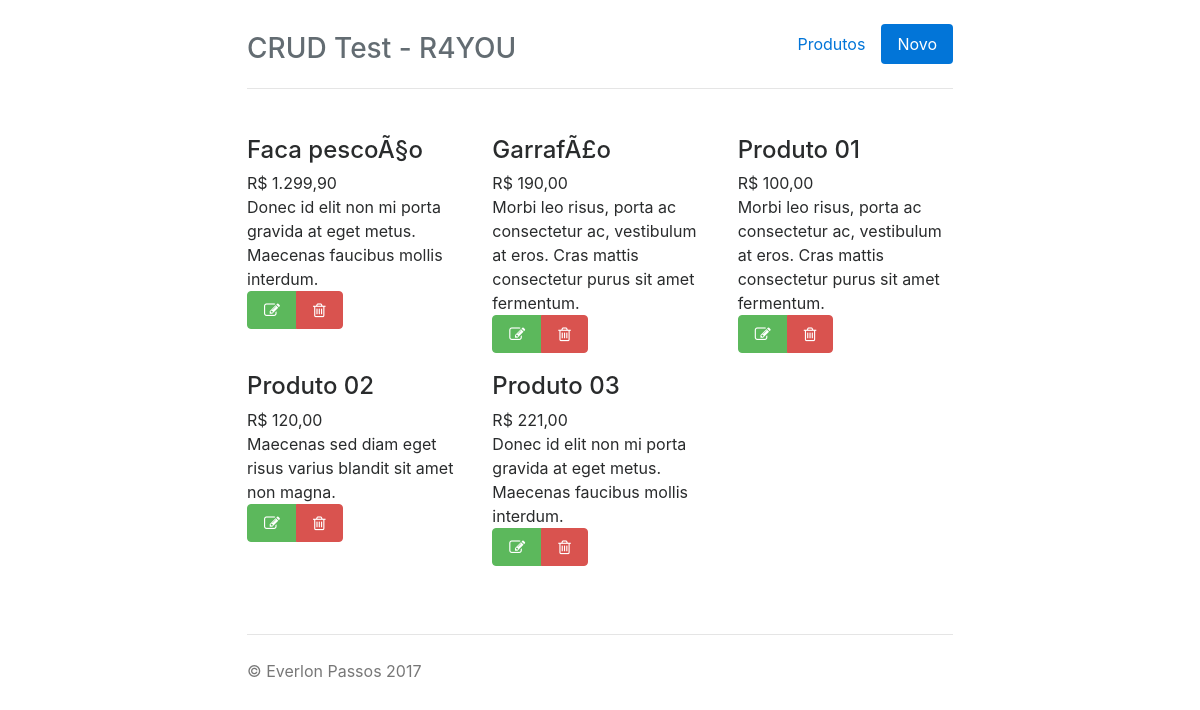
The page / on the database its author committed.
### tables this page shows
CREATE TABLE IF NOT EXISTS `produtos` (
  `id` int(12) NOT NULL,
  `nome` varchar(255) NOT NULL,
  `preco` varchar(100) NOT NULL,
  `descricao` longtext NOT NULL
);

### database.php (called while the page is built, shortened)
<?php
	function open_database() {
		try {
			$conn = new mysqli(DB_HOST, DB_USER, DB_PASSWORD, DB_NAME);
			return $conn;
		} catch (Exception $e) {
			return null;
		}
	}
	function busca( $tabela = null, $id = null ) {
		$database = open_database();
		$found = null;
		try {
		  	if ($id) {
			    $sql = "SELECT * FROM " . $tabela . " WHERE id = " . $id . " ORDER BY nome ";
		    	$result = $database->query($sql);
			    if ($result->num_rows > 0) {
			      	$found = $result->fetch_assoc();
			    }
		  	} else {
		    	$sql = "SELECT * FROM " . $tabela . " ORDER BY nome ";
		    	$result = $database->query($sql);
			    if ($result->num_rows > 0) {
			    	while($row=$result->fetch_assoc()) { $found[] = $row; }
			    }
		  	}
		} catch (Exception $e) {
			global $_SESSION;
		  	$_SESSION['mensagem'] = $e->GetMessage();
		  	$_SESSION['type'] = 'danger';
	  	}
		return $found;
	}

### lista_itens.php (the view, shortened to what this page needs)
<?php
    function index() {
        $produtos = busca('produtos');
    }
    index();
?>
    <div class="row marketing">
        <div class="row">
            <?php
                foreach ($produtos as $produto) {
                    echo '<div class="col-sm-4 col-xs-1">';
                        echo '<div style="margin-bottom: 20px;">';
                        echo '<h4>'.$produto['nome'].'</h4>';
                        echo '<div>R$ '.$produto['preco'].'</div>';
                        echo '<div>'.$produto['descricao'].'</div>';
                        echo '<div class="btn-group" role="group">';
                            echo '<a href="'.BASEURL.'?p=editar&id='.$produto['id'].'" class="btn btn-success"><i class="fa fa-pencil-square-o" aria-hidden="true"></i></a>';
                            echo '<a href="'.BASEURL.'?p=apagar&id='.$produto['id'].'" class="btn btn-danger"><i class="fa fa-trash-o" aria-hidden="true"></i></a>';
                        echo '</div>';
                        echo '</div>';
                    echo '</div>';
                }
            ?>
        </div>
    </div>

### index.php (shortened to what this page needs)
<?php
	include_once('database.php');
	$db = open_database();
?>
<!DOCTYPE html>
<html lang="en">
  	<head>
	    <link href="<?php echo BASEURL; ?>assets/css/bootstrap.min.css" rel="stylesheet">
	    <link href="<?php echo BASEURL; ?>assets/css/custom.css" rel="stylesheet">
	    <link href="<?php echo BASEURL; ?>assets/css/font-awesome.min.css" rel="stylesheet">
  	</head>
	<body>
	    <div class="container">
			<div class="header clearfix">
			    <nav>
			      <ul class="nav nav-pills float-right">
			        <li class="nav-item">
			          	<a class="nav-link" href="<?php echo BASEURL; ?>">Produtos</a>
			        </li>
			        <li class="nav-item">
			          	<a class="nav-link btn-primary" href="<?php echo BASEURL; ?>?p=novo">Novo</a>
			        </li>
			      </ul>
			    </nav>
			    <h3 class="text-muted">CRUD Test - R4YOU</h3>
			</div>
			<?php if (!$db) { ?>
			    <div class="alert alert-danger" role="alert">
			        <p><strong>ERRO:</strong> Não foi possível Conectar ao Banco de Dados!</p>
			    </div>
			<?php
				} else {
					if ($_GET['p'] == 'novo') {
						include_once('novo_item.php');
					}
					elseif ($_GET['p'] == 'editar') {
						editar();
						include_once('novo_item.php');
					}
					else {
						include_once('lista_itens.php');
					}
				}
			?>
			<footer class="footer"><p>&copy; Everlon Passos 2017</p></footer>
		</div>
	</body>
</html>

### assets/css/custom.css (style rules this page uses)
body { padding-top: 1.5rem; padding-bottom: 1.5rem; }
.header, .marketing, .footer { padding-right: 1rem; padding-left: 1rem; }
.header { padding-bottom: 1rem; border-bottom: .05rem solid #e5e5e5; }
.header h3 { margin-top: 0; margin-bottom: 0; line-height: 3rem; }
.footer { padding-top: 1.5rem; color: #777; border-top: .05rem solid #e5e5e5; }
@media (min-width: 48em) { .container { max-width: 46rem; } }
.marketing { margin: 3rem 0; }
@media screen and (min-width: 48em) { .header, .marketing, .footer { padding-right: 0; padding-left: 0; } }
@media screen and (min-width: 48em) { .header { margin-bottom: 2rem; } }

### rows shown on the page
produtos: nome "Faca pescoÃ§o", preco "1.299,90", descricao "Donec id elit non mi porta gravida at eget metus. Maecenas faucibus mollis interdum."
produtos: nome "GarrafÃ£o", preco "190,00", descricao "Morbi leo risus, porta ac consectetur ac, vestibulum at eros. Cras mattis consectetur purus sit amet fermentum."
produtos: nome "Produto 01", preco "100,00", descricao "Morbi leo risus, porta ac consectetur ac, vestibulum at eros. Cras mattis consectetur purus sit amet fermentum."
produtos: nome "Produto 02", preco "120,00", descricao "Maecenas sed diam eget risus varius blandit sit amet non magna."
produtos: nome "Produto 03", preco "221,00", descricao "Donec id elit non mi porta gravida at eget metus. Maecenas faucibus mollis interdum."
